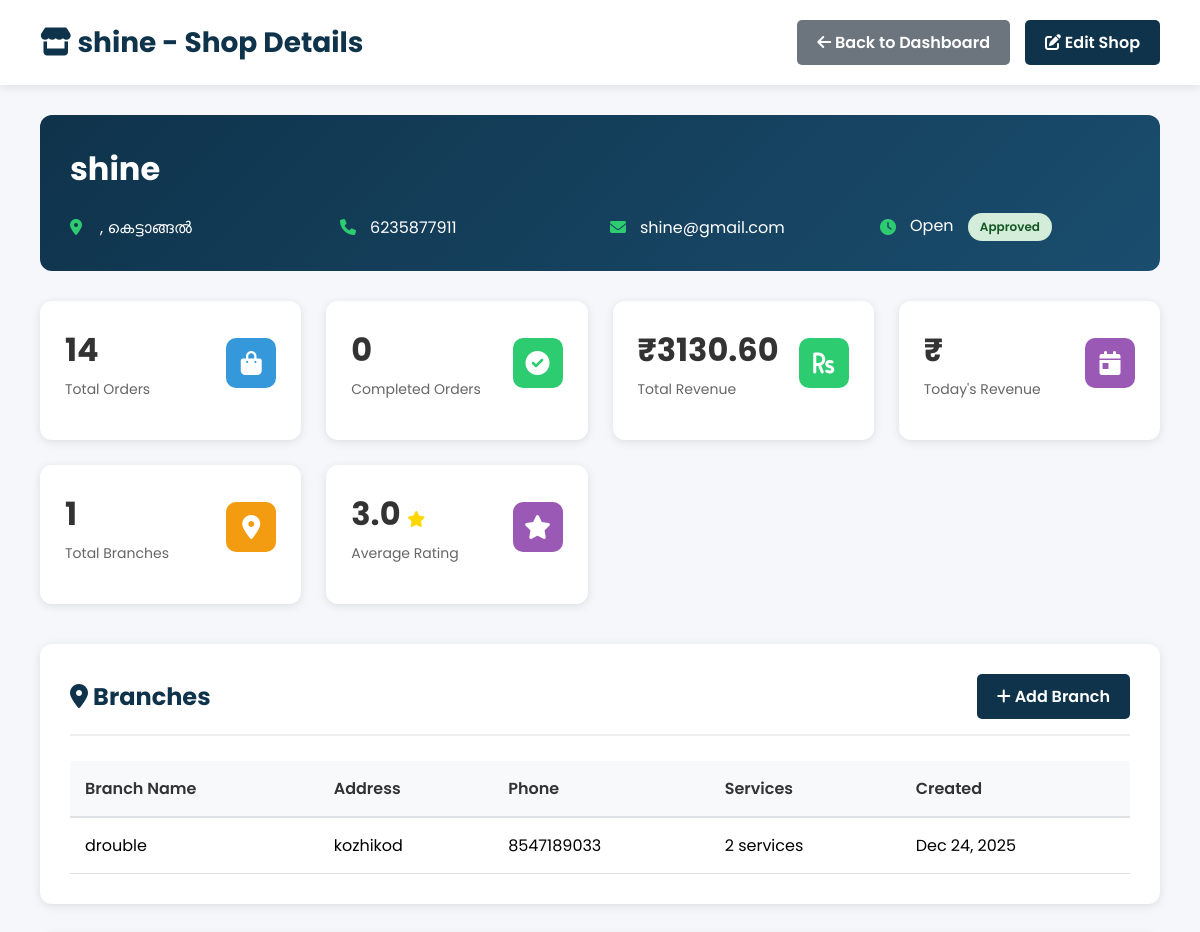
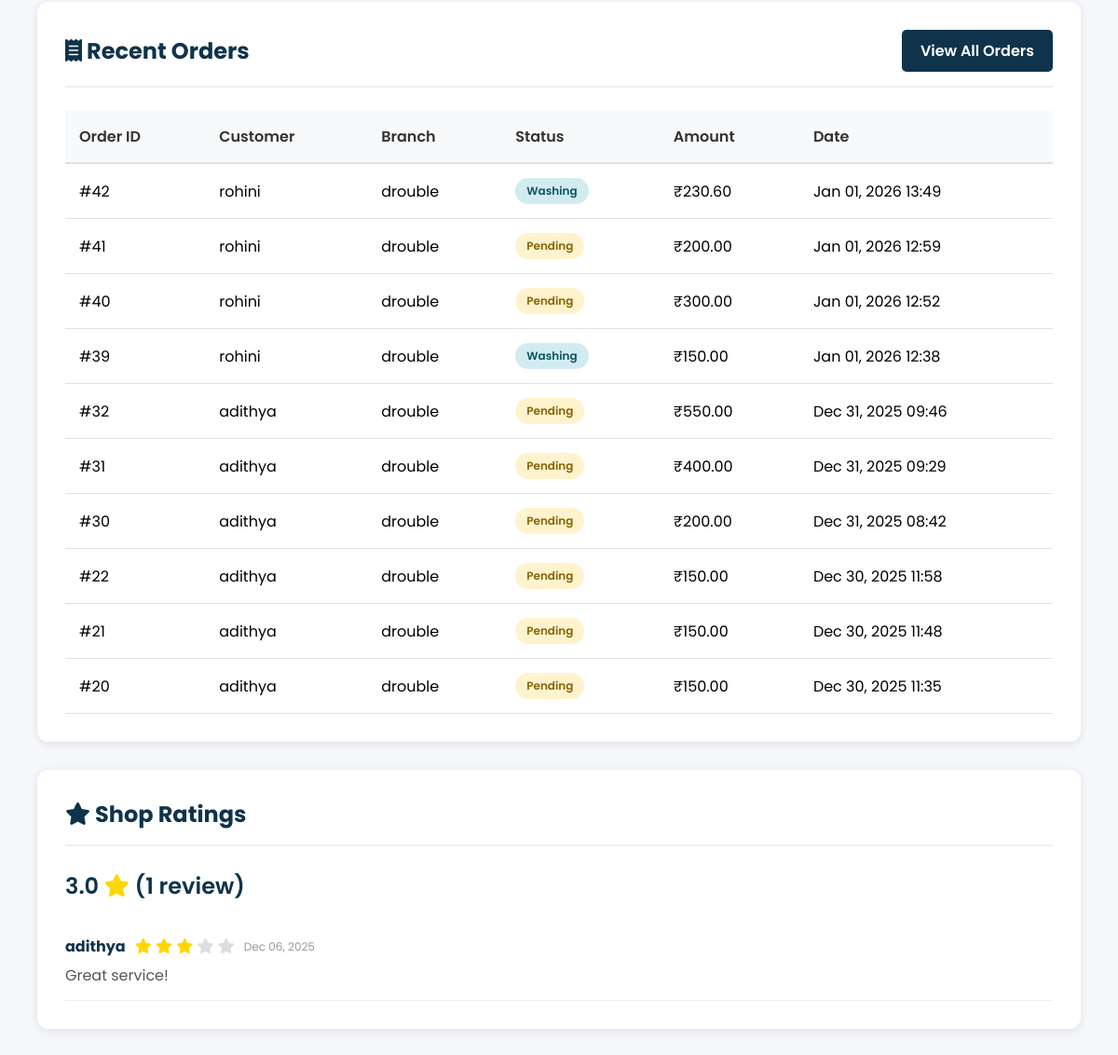
Before: /admin-panel/shop/2/ (signed in) with the older database file (2 pictures, top to bottom).
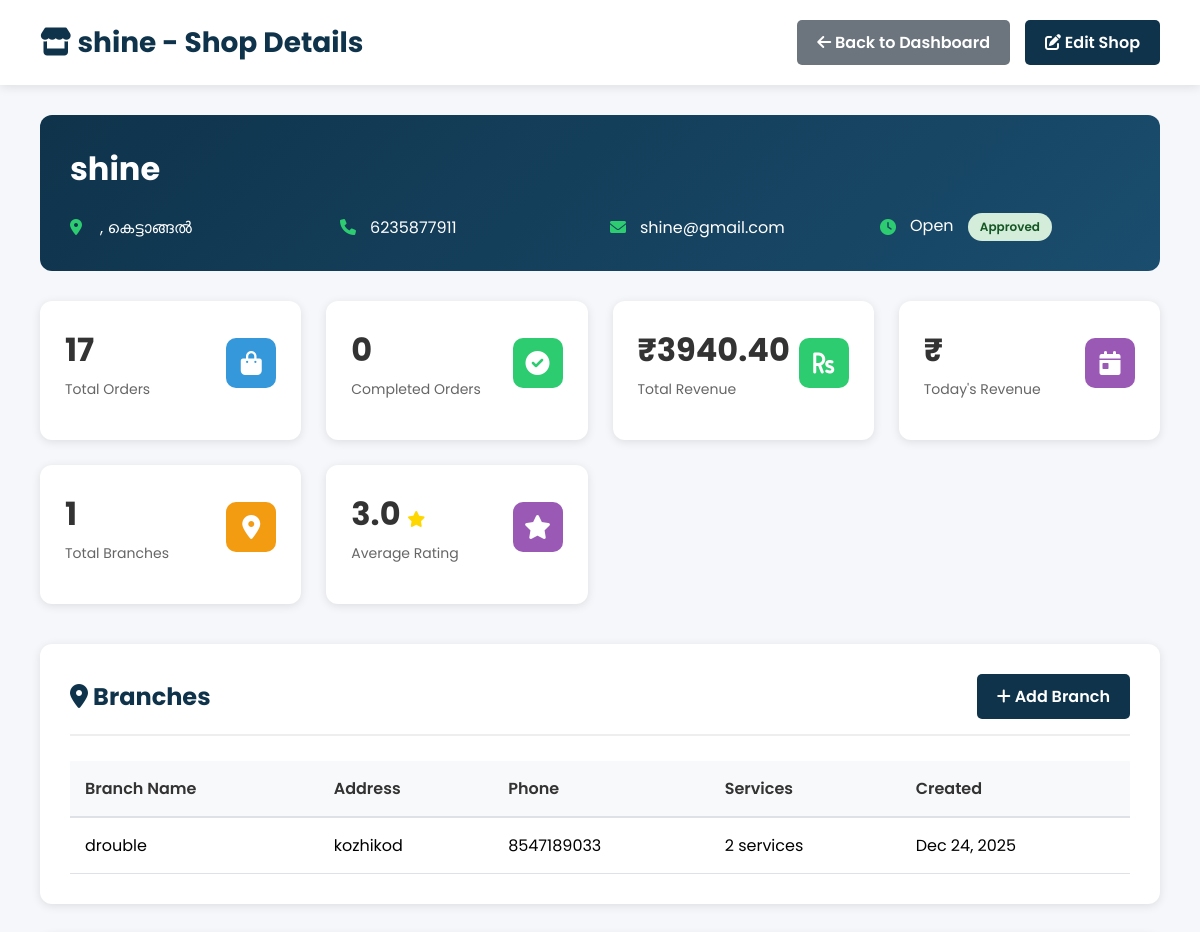
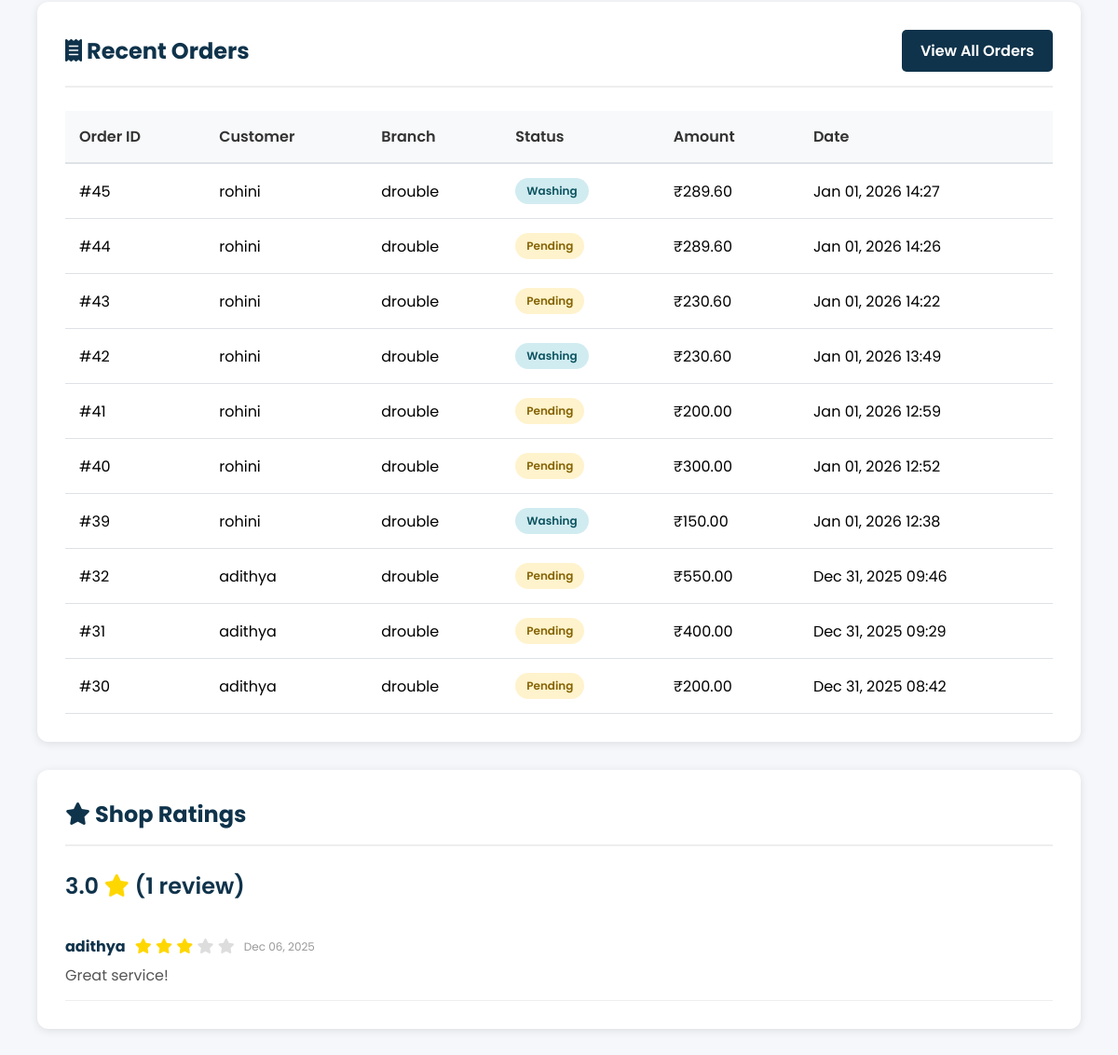
After: the same page with the newer database file (2 pictures, top to bottom).
### shop/models.py (models this page shows, shortened)
class Branch(models.Model):
    shop = models.ForeignKey(LaundryShop, on_delete=models.CASCADE, related_name='branches')
    name = models.CharField(max_length=100)
    address = models.TextField()
    phone = models.CharField(max_length=15, blank=True)
    created_at = models.DateTimeField(default=timezone.now)
    class Meta:
        unique_together = ('shop', 'name')

class Order(models.Model):
    STATUS_CHOICES = [
        ('Pending', 'Pending'),
        ('Washing', 'Washing'),
        ('Drying', 'Drying'),
        ('Ironing', 'Ironing'),
        ('Ready', 'Ready for Pickup'),
        ('Completed', 'Completed'),
    ]
    PAYMENT_CHOICES = [
        ('Pending', 'Pending'),
        ('Completed', 'Completed'),
    ]
    user = models.ForeignKey(User, on_delete=models.CASCADE)
    shop = models.ForeignKey(LaundryShop, on_delete=models.CASCADE)
    branch = models.ForeignKey(Branch, on_delete=models.CASCADE, blank=True, null=True)
    base_amount = models.DecimalField(max_digits=10, decimal_places=2, default=0)
    platform_fee = models.DecimalField(max_digits=10, decimal_places=2, default=0)
    delivery_fee = models.DecimalField(max_digits=10, decimal_places=2, default=0)
    gst_amount = models.DecimalField(max_digits=10, decimal_places=2, default=0)
    amount = models.DecimalField(
        max_digits=10,
        decimal_places=2,
        help_text="Final payable amount (base + fees + GST)"
    )
    cloth_status = models.CharField(
        max_length=20,
        choices=STATUS_CHOICES,
        default='Pending'
    )
    payment_status = models.CharField(
        max_length=20,
        choices=PAYMENT_CHOICES,
        default='Pending'
    )
    pickup_date = models.DateTimeField(blank=True, null=True)
    delivery_date = models.DateTimeField(blank=True, null=True)
    delivery_name = models.CharField(max_length=100, blank=True)
    delivery_address = models.TextField(blank=True)
    delivery_phone = models.CharField(max_length=15, blank=True)
    special_instructions = models.TextField(blank=True)
    created_at = models.DateTimeField(default=timezone.now)
    delay_notified = models.BooleanField(default=False)
    thank_you_sent = models.BooleanField(default=False)
    razorpay_payment_id = models.CharField(max_length=100, blank=True, null=True)
    razorpay_order_id = models.CharField(max_length=100, blank=True, null=True)

class ShopRating(models.Model):
    user = models.ForeignKey(User, on_delete=models.CASCADE)
    shop = models.ForeignKey(LaundryShop, on_delete=models.CASCADE)
    rating = models.IntegerField(choices=[(i, i) for i in range(1, 6)])
    comment = models.TextField(blank=True)
    created_at = models.DateTimeField(default=timezone.now)
    class Meta:
        unique_together = ('user', 'shop')

### shop/views.py (the view)
# urls.py: path("admin-panel/shop/<int:shop_id>/", views.admin_shop_detail, name="admin_shop_detail"),
@login_required
@user_passes_test(is_staff_user, login_url='login')
def admin_shop_detail(request, shop_id):
    shop = get_object_or_404(LaundryShop, id=shop_id)
    branches = Branch.objects.filter(shop=shop).prefetch_related('services')
    recent_orders = Order.objects.filter(shop=shop).select_related('user', 'branch').order_by('-created_at')[:10]
    total_orders = Order.objects.filter(shop=shop).count()
    completed_orders = Order.objects.filter(shop=shop, cloth_status='Completed').count()
    total_revenue = Order.objects.filter(shop=shop).aggregate(total=Sum('amount'))['total'] or 0
    shop_ratings = ShopRating.objects.filter(shop=shop).select_related('user')
    average_rating = shop_ratings.aggregate(avg=Avg('rating'))['avg'] or 0
    context = {
        'shop': shop,
        'branches': branches,
        'recent_orders': recent_orders,
        'total_orders': total_orders,
        'completed_orders': completed_orders,
        'total_revenue': total_revenue,
        'shop_ratings': shop_ratings,
        'average_rating': average_rating,
    }
    return render(request, 'admin_shop_detail.html', context)

### shop/views.py (called while the page is built)
def is_staff_user(user):
    return user.is_authenticated and (user.is_staff or user.is_superuser)

### shop/templates/admin_shop_detail.html (shortened to what the changed rows need)
{% load static %}
<!DOCTYPE html>
<html lang="en">
<head>
    <link rel="stylesheet" href="https://cdnjs.cloudflare.com/ajax/libs/font-awesome/6.0.0-beta3/css/all.min.css">
</head>
<body>
    <div class="admin-header">
        <h1><i class="fas fa-store"></i> {{ shop.name }} - Shop Details</h1>
    </div>
    <div class="admin-container">
        <div class="shop-info">
            <h1>{{ shop.name }}</h1>
        </div>
        <div class="stats-grid">
            <div class="stat-card">
                <div class="stat-card-header">
                    <div>
                        <div class="stat-card-value">{{ total_orders }}</div>
                        <div class="stat-card-label">Total Orders</div>
                    </div>
                </div>
            </div>
            <div class="stat-card">
                <div class="stat-card-header">
                    <div>
                        <div class="stat-card-value">₹{{ total_revenue|floatformat:2 }}</div>
                        <div class="stat-card-label">Total Revenue</div>
                    </div>
                </div>
            </div>
        </div>
        <div class="dashboard-section">
            <div class="section-header">
                <h2><i class="fas fa-map-marker-alt"></i> Branches</h2>
            </div>
            {% if branches %}
                <table class="data-table">
                    <thead>
                        <tr>
                            <th>Branch Name</th>
                            <th>Address</th>
                            <th>Phone</th>
                            <th>Services</th>
                            <th>Created</th>
                        </tr>
                    </thead>
                    <tbody>
                        {% for branch in branches %}
                        <tr>
                            <td>{{ branch.name }}</td>
                            <td>{{ branch.address|truncatechars:40 }}</td>
                            <td>{{ branch.phone|default:"N/A" }}</td>
                            <td>
                                {% if branch.services.all %}
                                    {{ branch.services.count }} service{{ branch.services.count|pluralize }}
                                {% else %}
                                    <span class="status-badge status-pending">No Services</span>
                                {% endif %}
                            </td>
                            <td>{{ branch.created_at|date:"M d, Y" }}</td>
                        </tr>
                        {% endfor %}
                    </tbody>
                </table>
            {% else %}
                <div class="empty-state">
                    <i class="fas fa-map-marker-alt"></i>
                    <p>No branches found for this shop</p>
                </div>
            {% endif %}
        </div>
        <div class="dashboard-section">
            <div class="section-header">
                <h2><i class="fas fa-receipt"></i> Recent Orders</h2>
            </div>
            {% if recent_orders %}
                <table class="data-table">
                    <thead>
                        <tr>
                            <th>Order ID</th>
                            <th>Customer</th>
                            <th>Branch</th>
                            <th>Status</th>
                            <th>Amount</th>
                            <th>Date</th>
                        </tr>
                    </thead>
                    <tbody>
                        {% for order in recent_orders %}
                        <tr>
                            <td>#{{ order.id }}</td>
                            <td>{{ order.user.username }}</td>
                            <td>{{ order.branch.name|default:"Main Branch" }}</td>
                            <td>
                                <span class="status-badge status-{{ order.cloth_status|lower }}">{{ order.cloth_status }}</span>
                            </td>
                            <td>₹{{ order.amount|floatformat:2 }}</td>
                            <td>{{ order.created_at|date:"M d, Y H:i" }}</td>
                        </tr>
                        {% endfor %}
                    </tbody>
                </table>
            {% else %}
                <div class="empty-state">
                    <i class="fas fa-inbox"></i>
                    <p>No orders yet for this shop</p>
                </div>
            {% endif %}
        </div>
        <div class="dashboard-section">
            <div class="section-header">
                <h2><i class="fas fa-star"></i> Shop Ratings</h2>
            </div>
            {% if shop_ratings %}
                <div style="max-height: 400px; overflow-y: auto;">
                    {% for rating in shop_ratings %}
                        <div style="border-bottom: 1px solid #eee; padding: 15px 0; display: flex; justify-content: space-between; align-items: flex-start;">
                            <div style="flex: 1;">
                                <div style="display: flex; align-items: center; gap: 10px; margin-bottom: 8px;">
                                    <strong style="color: var(--primary-color);">{{ rating.user.username }}</strong>
                                    <div>
                                        {% for i in "12345"|make_list %}
                                            <i class="fas fa-star" style="color: {% if forloop.counter <= rating.rating %}#ffd700{% else %}#ddd{% endif %}"></i>
                                        {% endfor %}
                                    </div>
                                    <span style="color: #999; font-size: 12px;">{{ rating.created_at|date:"M d, Y" }}</span>
                                </div>
                                {% if rating.comment %}
                                    <p style="color: #555; margin: 0; line-height: 1.4;">{{ rating.comment }}</p>
                                {% endif %}
                            </div>
                        </div>
                    {% endfor %}
                </div>
            {% else %}
                <div class="empty-state">
                    <i class="fas fa-star-half-alt"></i>
                    <p>No customer ratings yet for this shop</p>
                </div>
            {% endif %}
        </div>
    </div>
</body>
</html>

Changed rows visible on the page:
no longer on this page (row unchanged): Order: id "22", user.username "adithya", branch.name "drouble", cloth_status "Pending", amount "150.00", created_at "Dec 30, 2025 11:58"
no longer on this page (row unchanged): Order: id "21", user.username "adithya", branch.name "drouble", cloth_status "Pending", amount "150.00", created_at "Dec 30, 2025 11:48"
no longer on this page (row unchanged): Order: id "20", user.username "adithya", branch.name "drouble", cloth_status "Pending", amount "150.00", created_at "Dec 30, 2025 11:35"
added Order: id "45", user.username "rohini", branch.name "drouble", cloth_status "Washing", amount "289.60", created_at "Jan 01, 2026 14:27"
added Order: id "44", user.username "rohini", branch.name "drouble", cloth_status "Pending", amount "289.60", created_at "Jan 01, 2026 14:26"
added Order: id "43", user.username "rohini", branch.name "drouble", cloth_status "Pending", amount "230.60", created_at "Jan 01, 2026 14:22"
Other visible differences:
{{ total_orders }}: "14" → "17"
{{ total_revenue|floatformat:2 }}: "3130.60" → "3940.40"
